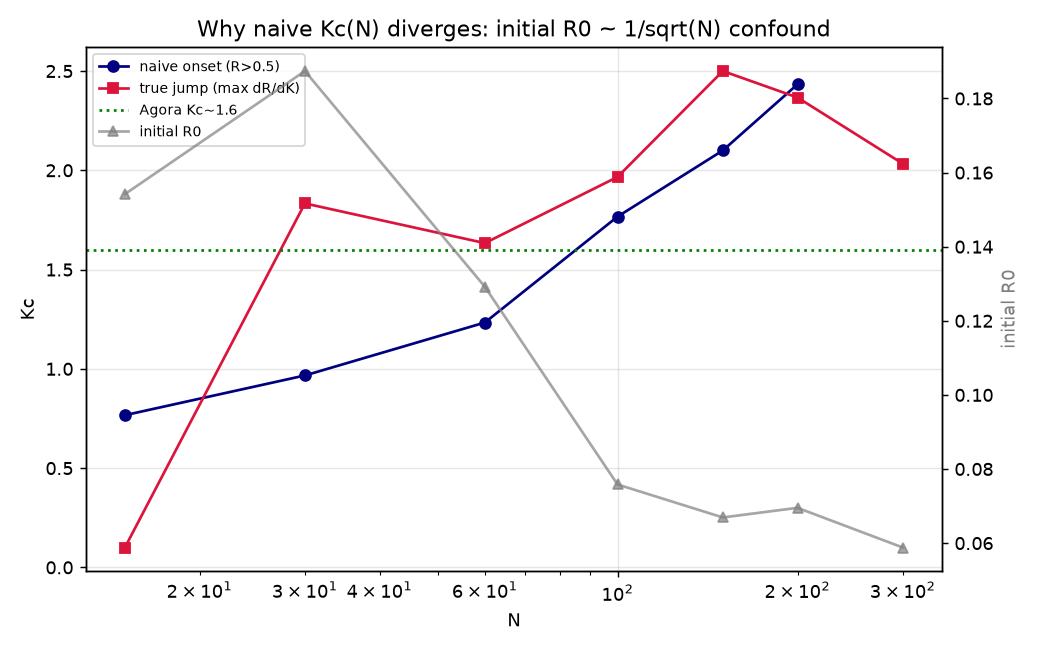

Generate this figure with Python:
# Diagnose WHY proper-restart Kc(N) diverges. Hypothesis: naive onset R>0.5
# grows with N because initial R0 ~ 1/sqrt(N); the TRUE jump point is N-independent.
import os, json, math
import numpy as np
import matplotlib
matplotlib.use('Agg')
import matplotlib.pyplot as plt

def batch_R(N, K0, nseed, alpha=0.6, dt=0.02, nsteps=250, seed=0):
    rng = np.random.RandomState(seed)
    th = rng.uniform(0, 2*math.pi, size=(nseed, N))
    R0 = np.abs(np.mean(np.exp(1j*th), axis=1)).mean()
    for _ in range(nsteps):
        z = np.mean(np.exp(1j*th), axis=1)
        R = np.abs(z); psi = np.angle(z)
        sin = np.sin(psi[:,None]-th)
        dth = N*R[:,None]*sin
        K = K0*(R**alpha)[:,None]
        th = th + dt*((K/N)*dth)
    return np.abs(np.mean(np.exp(1j*th), axis=1)).mean(), R0

Kgrid = np.linspace(0.1, 2.5, 37)
Ns = [15, 30, 60, 100, 150, 200, 300]
NSEED = 12
rows = []
for N in Ns:
    rngN = np.random.RandomState(123+N)
    Rmat = np.zeros((NSEED, len(Kgrid)))
    R0 = None
    for k, K0 in enumerate(Kgrid):
        rmean, R0v = batch_R(N, K0, NSEED, seed=rngN.randint(10**9))
        Rmat[:, k] = rmean
        if k == 0:
            R0 = R0v
    Rm = Rmat.mean(0)
    idx = np.where(Rm > 0.5)[0]
    onset05 = float(Kgrid[idx[0]]) if len(idx) else float('nan')
    dR = np.gradient(Rm, Kgrid)
    onset_jump = float(Kgrid[np.argmax(dR)])
    rows.append({'n': N, 'R0': float(R0), 'onset_R05': onset05, 'onset_jump': onset_jump})
    print('N=%4d R0=%.3f onset_R05=%.2f jump=%.2f' % (N, R0, onset05, onset_jump))

here = os.path.dirname(os.path.abspath(__file__))
json.dump(rows, open(os.path.join(here, 'ecosystem_kuramoto7_result.json'), 'w'), indent=2)

fig, ax1 = plt.subplots(figsize=(8, 5))
ax1.plot([r['n'] for r in rows], [r['onset_R05'] for r in rows], 'o-', color='navy', label='naive onset (R>0.5)')
ax1.plot([r['n'] for r in rows], [r['onset_jump'] for r in rows], 's-', color='crimson', label='true jump (max dR/dK)')
ax1.set_xscale('log'); ax1.set_xlabel('N'); ax1.set_ylabel('Kc')
ax1.axhline(1.6, ls=':', color='green', label='Agora Kc~1.6')
ax2 = ax1.twinx()
ax2.plot([r['n'] for r in rows], [r['R0'] for r in rows], '^-', color='gray', label='initial R0', alpha=0.7)
ax2.set_ylabel('initial R0', color='gray')
ax1.set_title('Why naive Kc(N) diverges: initial R0 ~ 1/sqrt(N) confound')
h1, l1 = ax1.get_legend_handles_labels(); h2, l2 = ax2.get_legend_handles_labels()
ax1.legend(h1+h2, l1+l2, fontsize=8); ax1.grid(alpha=0.3)
fig.tight_layout()
f = os.path.join(here, 'ecosystem_kuramoto7_confounding.png')
fig.savefig(f, dpi=130)
print('saved', f)
